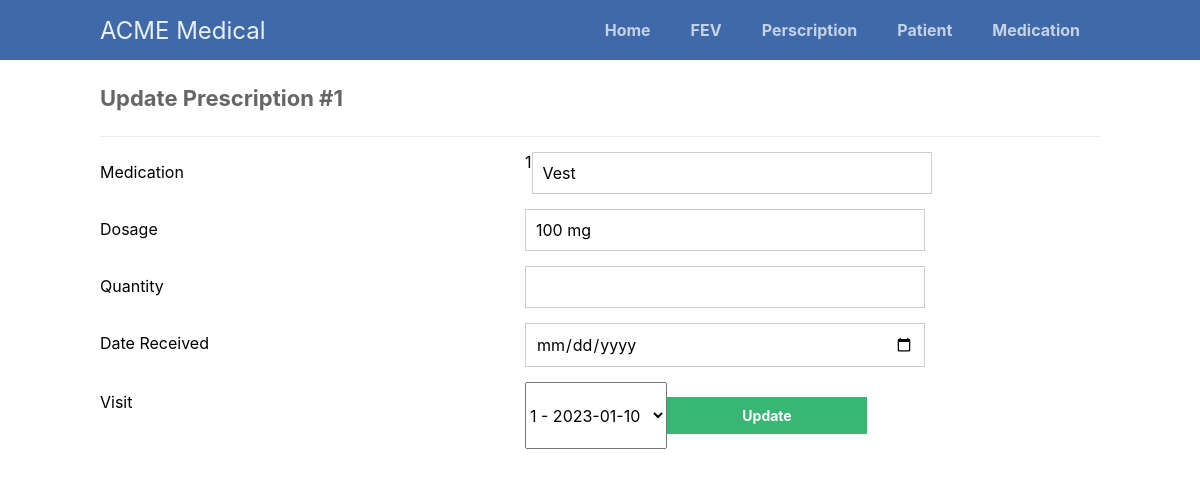
/scripts/prescription/prescription-update.php?PrescriptionID=1, run on the app's committed database.
### tables this page shows
CREATE TABLE Prescriptions (
  PrescriptionID INT AUTO_INCREMENT PRIMARY KEY,
  MedID INT,
  VisitID INT,
  Dosage VARCHAR(255),
  Quantity VARCHAR(255),
  DateReceived DATE,
  FOREIGN KEY (MedID) REFERENCES Medications(MedID) ON DELETE CASCADE,
  FOREIGN KEY (VisitID) REFERENCES Visits(VisitID) ON DELETE CASCADE
);

CREATE TABLE Medications (
  MedID INT AUTO_INCREMENT PRIMARY KEY,
  MedName VARCHAR(255) NOT NULL,
  MedType VARCHAR(255),
  Enzyme VARCHAR(255)
);

### scripts/prescription/prescription-update.php (the view, shortened to what this page needs)
<?php
@include_once(APP_ROOT.APP_FOLDER_NAME.'/scripts/functions.php');
$pdo = pdo_connect_mysql();
if (isset($_GET['PrescriptionID'])) {
    $stmt = $pdo->prepare('SELECT * FROM Prescriptions WHERE PrescriptionID = ?');
    $stmt->execute([$_GET['PrescriptionID']]);
    $prescription = $stmt->fetch(PDO::FETCH_ASSOC);
} else {
    exit('No ID specified!');
}
?>
<?=template_header('Update Prescription')?>
<div class="content update">
    <h2>Update Prescription #<?= $prescription['PrescriptionID'] ?></h2>
    <form action="prescription-update.php?PrescriptionID=<?= $prescription['PrescriptionID'] ?>" method="post">
        <label for="Med">Medication</label>
        <?=
         $med = $prescription['MedID'];
         $stmt = $pdo->query("SELECT MedName FROM Medications WHERE MedID = $med");
         $prescribedMed = $stmt->fetch(PDO::FETCH_ASSOC);
        ?>
        <input type="text" name="Med" id="Med" value="<?= $prescribedMed['MedName'] ?>" readonly>
        <label for="Dosage">Dosage</label>
        <input type="text" name="Dosage" id="Dosage" value="<?= $prescription['Dosage'] ?>">
        <label for="Quantity">Quantity</label>
        <input type="text" name="Quantity" id="Quantity" value="<?= $prescription['Quantity'] ?>">
        <label for="DateReceived">Date Received</label>
        <input type="date" name="DateReceived" id="DateReceived" value="<?= $prescription['DateReceived'] ?>">
        <label for="VisitID">Visit</label>
        <?php
        $stmt = $pdo->query("SELECT VisitID, VisitDate FROM Visits");
        $visits = $stmt->fetchAll(PDO::FETCH_ASSOC);
        ?>
        <select name="VisitID" id="VisitID">
            <?php foreach($visits as $visit) : ?>
                <option value="<?php echo $visit['VisitID']; ?>">
                    <?php echo $visit['VisitID'] . ' - ' . $visit['VisitDate']?>
                </option>
            <?php endforeach; ?>
        </select>
        <input type="submit" value="Update">
    </form>
</div>
<?=template_footer()?>

### styles/style.css (style rules this page uses)
* { box-sizing: border-box; font-family: -apple-system, BlinkMacSystemFont, "segoe ui", roboto, oxygen, ubuntu, cantarell, "fira sans", "droid sans", "helvetica neue", Arial, sans-serif; font-size: 16px; -webkit-font-smoothing: antialiased; -moz-osx-font-smoothing: grayscale; }
body { background-color: #FFFFFF; margin: 0; }
.content { width: 1000px; margin: 0 auto; }
.content h2 { margin: 0; padding: 25px 0; font-size: 22px; border-bottom: 1px solid #ebebeb; color: #666666; }
.update form { padding: 15px 0; display: flex; flex-flow: wrap; }
.update form label { display: inline-flex; width: 400px; padding: 10px 0; margin-right: 25px; }
.update form input { padding: 10px; width: 400px; margin-right: 25px; margin-bottom: 15px; border: 1px solid #cccccc; }
.update form input[type="submit"] { display: block; background-color: #38b673; border: 0; font-weight: bold; font-size: 14px; color: #FFFFFF; cursor: pointer; width: 200px; margin-top: 15px; }

### data on the page
prescriptions: PrescriptionID "1", MedID "1", Dosage "100 mg"
medications: Med "Vest"

### other printed values
form field VisitID "1 - 2023-01-10"
